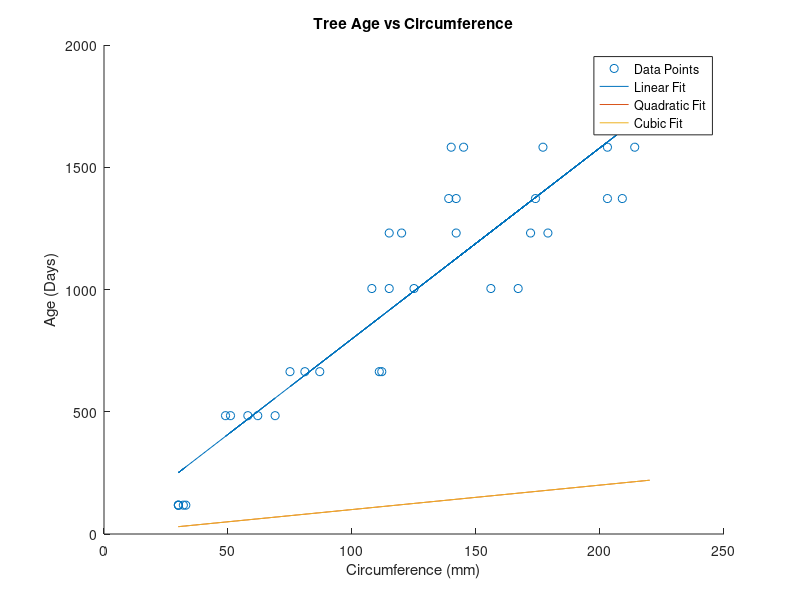

The MATLAB source for this figure:
clc, close all; clear

data = load("data.txt")

% Our features
circumference = data(:,1);
% Our y
age = data(:,2)
y = data(:,2)

% Linear
x = [ones(length(age), 1), circumference];
theta = pinv(x' * x) * x' * y;
y_fit = x * theta;

% Quadratic
x_quad = nan(length(age), 3);
x_quad(:, 1) = 1;
x_quad(:, 2) = age;
x_quad(:, 3) = age .^ 2;
theta_quad = pinv(x_quad' * x_quad) * x_quad' * y

x_band = (30:0.5:220)';
x_quad_band = [ones(length(x_band), 1), x_band, x_band.^2];
y_fit_quad = x_quad_band * theta_quad


% Cubic
x_cubic = nan(length(age), 3);
x_cubic(:, 1) = 1;
x_cubic(:, 2) = age;
x_cubic(:, 3) = age .^ 2;
x_cubic(:, 4) = age .^ 3;
theta_cubic = pinv(x_cubic' * x_cubic) * x_cubic' * y;

x_band = (30:0.5:220)';
% x_cubic_band = [ones(length(x_band), 1), x_band, x_band.^2, x_band.^3];
% y_fit_cubic = x_cubic_band * theta_cubic
y_fit_cubic = theta_cubic(1) + theta_cubic(2) * x_band + theta_cubic(3) * x_band .^ 2 + theta_cubic(4) * x_band .^ 3




% Scatter Plot
figure;
scatter(circumference, age);
title("Tree Age vs Circumference")
xlabel("Circumference (mm)")
ylabel("Age (Days)")
hold on
plot(circumference, y_fit)

predict1 = [1, 100] *theta;
fprintf('For circumference = 100 mm, we predict an age of %f days\n',...
    predict1);
predict2 = [1, 150] * theta;
fprintf('For circumference = 150 mm, we predict an age of %f days\n',...
    predict2);


hold on
plot(x_band, y_fit_quad)

hold on
plot(x_band, y_fit_cubic)

legend("Data Points", "Linear Fit", "Quadratic Fit", "Cubic Fit", "Location", "best")